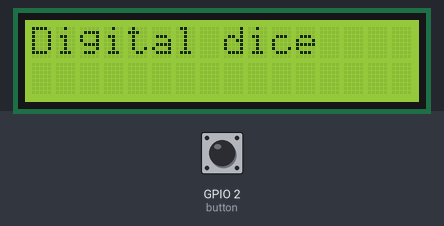
A sketch run on a simulated ESP32. Parts: 16×2 character LCD. Inputs (shaded band) come from the test bench; at power-on: GPIO 2 (button) HIGH. Random numbers use the default seed unless the sketch sets one.

Above: at 1.2 s.
1.3 s: GPIO 2 (button) pulled LOW for 1 s
At 3.2 s:
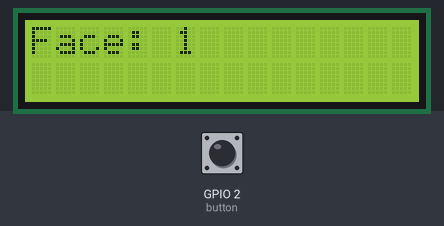
3.8 s: GPIO 2 (button) pulled LOW for 1 s
At 5.1 s:
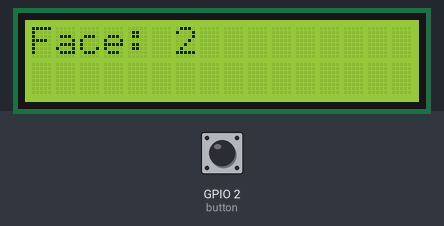
6.3 s: GPIO 2 (button) pulled LOW for 3.2 s
At 10.1 s:
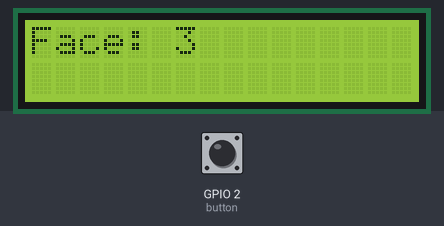
11.0 s: GPIO 2 (button) driven LOW
At 11.19 s:
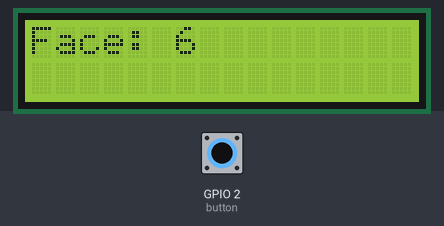
14.0 s: GPIO 2 (button) driven HIGH
At 14.8 s:
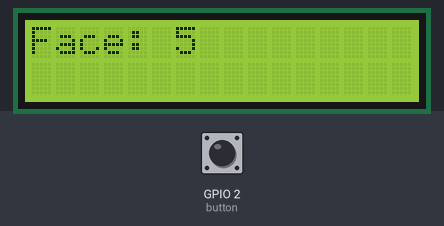
15.5 s: GPIO 2 (button) driven LOW
At 16.33 s:
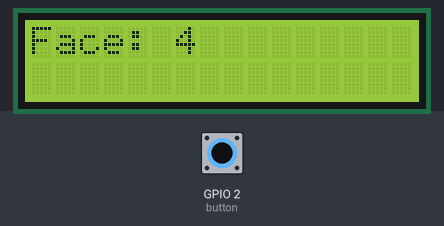
Timing chart, 0 to 18.5 s (numbered marks = the images above; inputs shaded):
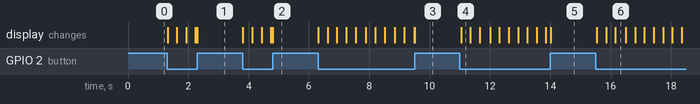

The sketch:

9-digital-dice.ino
```cpp
// Project #9 - Digital dice
// This code is part of the challenge 100 Arduino and ESP32 projects.
// You can find more information about this initiative at https://github.com/LucasFernandoChannel/one-hundred-projects-challenge
// Created by Lucas Fernando - check my Youtube channel at https://www.youtube.com/@lucasfernandochannel

// Before running this code, you must install the LiquidCrystal_I2C library.
// The .zip file is available here: https://github.com/LucasFernandoChannel/one-hundred-projects-challenge/tree/main/arduino-libraries
#include <LiquidCrystal_I2C.h>
// This project needs a I2C LCD. The first parameter of the lcd() function is the I2C address.
// To find this information, follow these instructions: https://lastminuteengineers.com/i2c-lcd-arduino-tutorial/
LiquidCrystal_I2C lcd(0x27, 16, 2);
#define button 2

void setup() {
  pinMode(button, INPUT_PULLUP);
  lcd.init();
  lcd.clear();
  lcd.backlight();
  lcd.setCursor(0, 0);
  lcd.print("Digital dice");
}

void loop() {
  int value = digitalRead(button);
  if (value == 0) {
    int number = random(1, 7); // Choose a number from 1 to 6
    lcd.clear();
    lcd.setCursor(0, 0);
    lcd.print("Face: ");
    lcd.setCursor(6, 0);
    lcd.print(number);
  }
}
```

Measured:
- after the input at 1.3 s, the display: first changes at once (image 1 shows a later state)
- after the input at 3.8 s, the display: first changes at once (image 2 shows a later state)
- after the input at 6.3 s, the display: changes at once (image 3)
- after the input at 11.0 s, the display: changes at once (image 4)
- after the input at 15.5 s, the display: changes at once (image 6)
